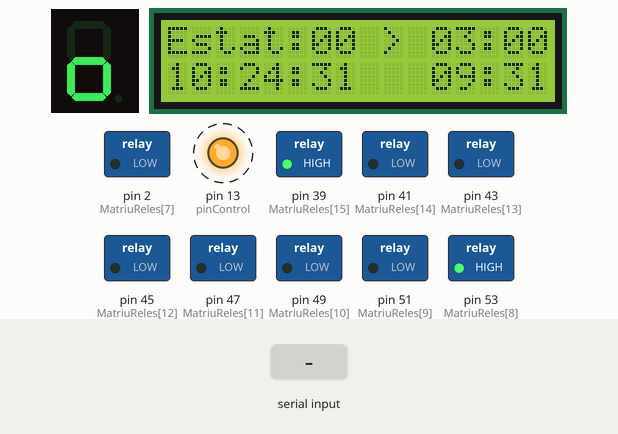
The sketch below on a simulated Arduino Mega 2560, built with avr-gcc and run on an emulated ATmega2560. On the bench: 1-digit seven-segment display, 16×2 character LCD, switched loads named in the sketch (green lamp = pin HIGH), output pins drawn as LEDs (lit = HIGH). Wiring (inferred from the names in the program): 1-digit 7-segment display, segments lit when LOW: segments pin 9, pin 8, pin 7, pin 6, pin 5, pin 4, pin 3. Dashed ring = blinking. The test bench sets the inputs (shaded band). The local clock reads 2024-03-15 10:24:30 at power-on unless the sketch sets it; the segment pins are drawn as the display they are named for; the audio player accepts every command and is not drawn; pins used as bus, display or sensor lines are not drawn; what the sketch prints to the serial monitor is not drawn.

Above: at 1.4 s.
1.5 s: "90,45\n" received over Serial
At 3.5 s:
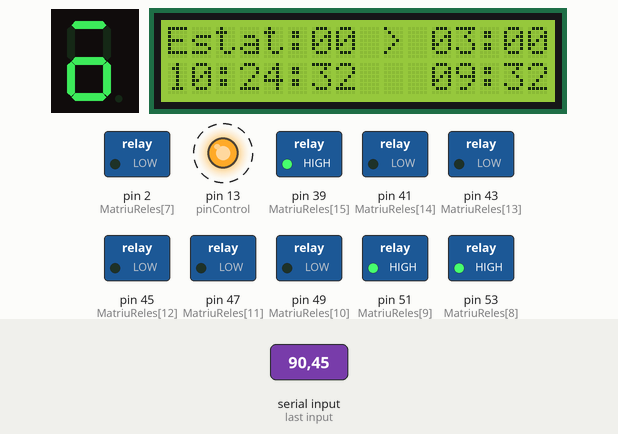
4.4 s: byte 90 (90) received over Serial
6.9 s: "88\n" received over the second serial link
At 8.8 s:
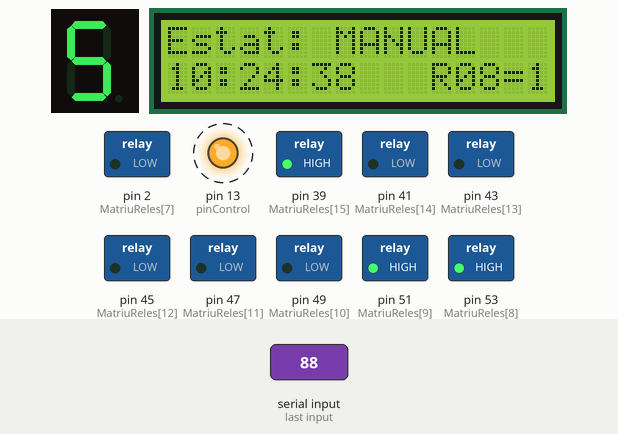
9.6 s: byte 88 (88) received over Serial
At 10.5 s:
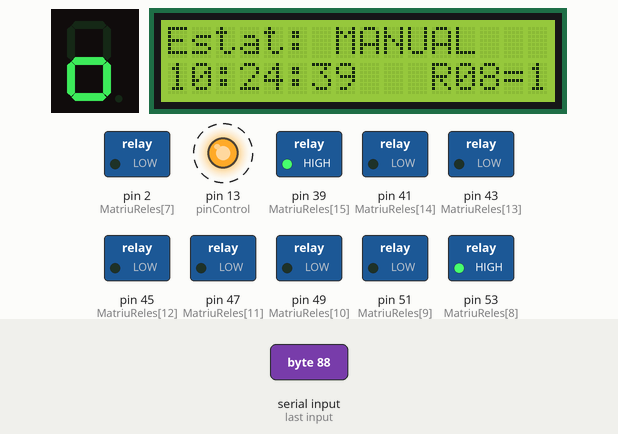
12.6 s: "30,150\n" received over Serial
At 14.0 s:
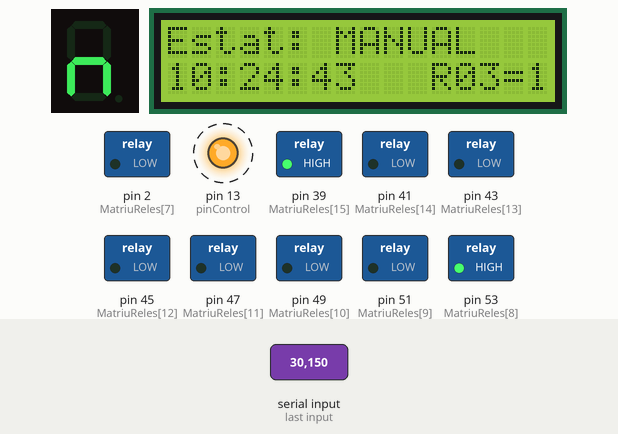
15.6 s: "30,150\n" received over the second serial link
At 17.2 s:
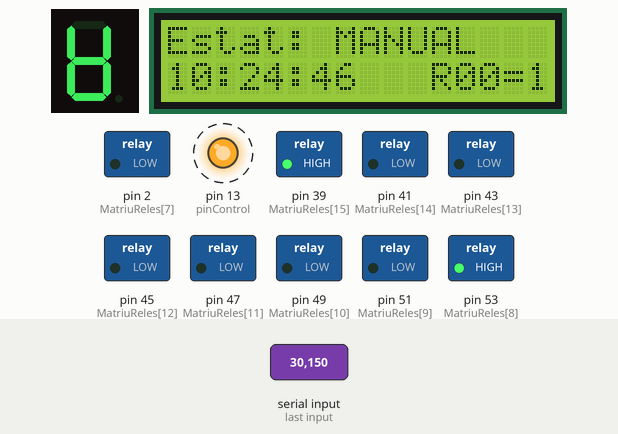
Timing chart, 0 to 20.9 s (numbered marks = the images above; inputs shaded):
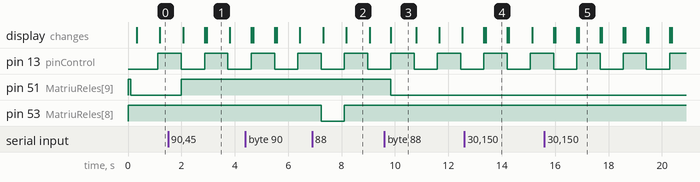

Measured:
- after the input at 1.5 s, pin 51 (MatriuReles[9]): LOW → HIGH after 0.49 s; the display: first differs from a run without the input after 1.4 s (image 1 shows a later state)
- after the input at 6.9 s, pin 53 (MatriuReles[8]): HIGH → LOW after 0.34 s, → HIGH 0.87 s later; the display: first changes after 0.41 s (image 2 shows a later state)
- after the input at 9.6 s, pin 51 (MatriuReles[9]): HIGH → LOW after 0.25 s; the display: changes after 0.25 s (image 3)
- after the input at 12.6 s, the display: first changes after 0.73 s (image 4 shows a later state)
- after the input at 15.6 s, the display: first changes after 0.34 s (image 5 shows a later state)
- by itself, pin 13 (pinControl): alternates HIGH for 0.87 s and LOW for 0.87 s
- what the display in image 1 shows lasts 0.9 s, from 2.9 s to 3.8 s

The sketch:

PESSEBRE.ino
```cpp
//4-12-2016

#include <Wire.h>
#include <SoftwareSerial.h>
#include <DFPlayer_Mini_Mp3.h>
#include <DS1302.h>
#include <LiquidCrystal.h>

uint8_t RST_PIN = 52; //RST pin attach to BLANC
uint8_t SDA_PIN = 50; //IO pin attach to LILA
uint8_t SCL_PIN = 48; //clk Pin attach to GROC
DS1302 rtc(RST_PIN, SDA_PIN, SCL_PIN);//create a variable type of DS1302

/*
  Now we need a LedControl to work with.
 ***** These pin numbers will probably not work with your hardware *****
  pin 12 is connected to the DataIn
  pin 11 is connected to the CLK
  pin 10 is connected to LOAD
  We have only a single MAX72XX.
*/
LiquidCrystal lcd(22, 24, 26, 28, 30, 32);


long TempsInicial;
long TempsActual;
int ReproduintDia;
int ReproduintNit;
long TempsReproduccioDia;
long TempsReproduccioNit;
int repmusica;
int EstatMusica;
int Test = 0;
int indexPrint = 0;
int old_sec = 0;
int indexEstat = 0;
String displayManual = "";

int pinControl = 13;
int indexControl = 0;

int control = 0;

int modeAutomatic = 1;
int modeAnterior = 1;

const int Reles = 16; //Num de reles
const int Estats = 13; //Num estats

SoftwareSerial mySerial(10, 11); // Serial mp3 groc10 taronja11

//SoftwareSerial mySerialControl(37, 29); // R T
//SoftwareSerial mySerialBT(34, 36); // R T

//MatriuHoraInici
int MatriuHoraInici[Estats][2] = {
  // {0,0},{5,0},{10,0},{15,0},{20,0},{25,0},{25,40},{26,20},{27,0},{27,30},{27,50},{28,20},{29,10}  //loop 30 min
  {0, 0}, {3, 0}, {4, 0}, {9, 0}, {11, 0}, {12, 0}, {12, 20}, {13, 10}, {13, 30}, {13, 55}, {14, 10}, {14, 20}, {14, 30} //loop 15 min
  // {0,0},{3,0},{4,0},(9,0},{11,0},{12,0},{12,20},{13,10},{13,30},{13,55},{14,10},{14,20},{14,30}  //loop 15 min
  //(0, 0}, {0, 10}, {0, 20}, {0, 30}, {0, 40}, {0, 50}, {1, 0}, {1, 10}, {1, 20}, {1, 30}, {1, 40}, {1, 50}, {2, 0}
};

// el relé+1 indica la cançó a tocar
int MatriuEstats[Estats][Reles + 1] = {
  //Dia
  //1,2,3,4,5,6,7,8,9,0,1,2,3,4,5,6,7
  {1, 1, 0, 0, 0, 1, 0, 0, 1, 0, 0, 0, 0, 0, 0, 1, 1},
  {1, 1, 0, 0, 0, 1, 0, 0, 1, 0, 0, 0, 0, 0, 1, 1, 1},
  {1, 1, 0, 0, 0, 1, 0, 0, 1, 0, 0, 0, 0, 0, 0, 1, 1},
  {1, 1, 0, 0, 0, 1, 0, 0, 1, 0, 0, 0, 0, 0, 1, 1, 1},
  {1, 1, 0, 0, 0, 1, 0, 0, 1, 0, 0, 0, 0, 0, 0, 1, 1},

  //Nit
  //1,2,3,4,5,6,7,8,9,0,1,2,3,4,5,6,7
  {0, 1, 0, 0, 1, 0, 1, 1, 1, 0, 1, 0, 0, 0, 1, 1, 1},
  {0, 1, 0, 0, 0, 0, 1, 1, 1, 0, 1, 0, 0, 0, 1, 1, 2},
  {0, 1, 0, 1, 0, 0, 0, 1, 1, 0, 1, 0, 0, 0, 1, 1, 2},
  {0, 1, 0, 0, 0, 0, 0, 0, 1, 0, 1, 0, 0, 0, 1, 1, 2},
  //Encesa banderes
  {0, 1, 0, 1, 1, 0, 1, 1, 1, 0, 1, 0, 0, 0, 0, 1, 2},
  //continua nit
  {0, 1, 0, 0, 0, 0, 0, 0, 1, 0, 1, 0, 0, 0, 1, 1, 2},
  {0, 1, 0, 0, 0, 0, 0, 1, 1, 0, 1, 0, 0, 0, 1, 1, 2},
  {0, 1, 0, 0, 0, 0, 0, 0, 1, 0, 1, 0, 0, 0, 1, 1, 2}
};

// Definició dels relés en docment a part
//
int MatriuReles[Reles] = {9, 8, 7, 6, 5, 4, 3, 2, 53, 51, 49, 47, 45, 43, 41, 39};

//Variables de temps RTC
int mi, ho, se;

//Valor del serial Bluetooth
char val;

//Variable Rellotge
//RTC_DS1307 RTC;


////////////////////////////////////////////////////////////////////////////////

void setup()
{

  InitSerial();

  //Posar a hora
  // Time t(2016, 12, 16, 20, 45, 0, 0);//initialize the time
  // rtc.time(t);


  Serial.println("Start init");
  TempsInicial = millis();
  InitPins();//Inicialitzem tots els pins


  TempsReproduccioDia = 136000; //Dura 2 minuts i 16 segons
  TempsReproduccioNit = 92000; //Dura 1 minut i 32 segons

  //Incialitzem MP3
  mySerial.begin (9600);

  mp3_set_serial (mySerial);  //set softwareSerial for DFPlayer-mini mp3 module
  mp3_set_volume (20);
  mp3_stop ();


  lcd.begin(16, 2);
  // Print a message to the LCD.
  lcd.print("Iniciant...");

  ReproduintDia = 0;
  ReproduintNit = 0;


  TempsInicial = 0;
  TempsActual = 0;


  repmusica = 1;
  EstatMusica = 0;
  canviEstatInicial();
  Serial.println("Finish init");
}
////////////////////////////////////////////////////////////////////////////////

void loop()
{


  //mp3_stop();

  llegirSerie();
  llegirSerieBt();
  if (modeAutomatic == 1)
  {
    Automatic();
  }
  else
  {
    if (modeAnterior == 1)
    {
      resetEstat(0);
      modeAnterior = 0;
    }
    pintaSegments(0, 0, 0);

  }


  delay(800);
  digitalWrite(pinControl, !digitalRead(pinControl));

  if (modeAnterior = 0)
  {
    Time t = rtc.time();


    int hora = (int)t.hr;
    int mi = (int)t.min;
    int se = (int)t.sec;
    // lc.setChar(0, 7, '-', false);

  }
}


/////////////////////////////////////////////////////////////////////////////////

void InitPins()
{
  for (int i = 0; i < Reles; i++)
  {
    pinMode(MatriuReles[i], OUTPUT);
    digitalWrite(MatriuReles[i], LOW);
  }
  pinMode(pinControl, OUTPUT);
  digitalWrite(MatriuReles[8], HIGH); //Dimmer dia
  digitalWrite(MatriuReles[9], HIGH); //Fum
}

/////////////////////////////////////////////////////////////////////////////////

//Inicialitzar POt Serie
void InitSerial()
{
  Serial.begin(9600);
  Serial3.begin(9600);
}
//////////////////////////////////////////////////////////////////////////////////////

void TestMusica()
{
  mp3_play(1);
  delay(30000);
}

///////////////////////////////////////////////////////////////////////////////////////

void reset()
{
  digitalWrite(39, HIGH);
}

/////////////////////////////////////////////////////////////////////////////////////

void TestReles()
{
  for (int i = 0; i < Reles; i++)
  {
    Serial.println("Rele: " + String(i + 1) + " Pin: " + String(MatriuReles[i]) + " HIGH");
    digitalWrite(MatriuReles[i], HIGH);
    delay(5000);

    Serial.println("Rele: " + String(i + 1) + " Pin: " + String(MatriuReles[i]) + " LOW");
    digitalWrite(MatriuReles[i], LOW);
    delay(2000);
  }
}
////////////////////////////////////////////////////////////////////////////////
void pintaSegments( int minu, int seg, int eventActual)
{
  lcd.begin(16, 2);

  String cad = "Estat:";
  if (modeAutomatic == 0)
  {
    cad += " MANUAL";
  }
  else
  {
    cad += (eventActual / 10);
    cad += (eventActual % 10);


    int seguentEstat = eventActual + 1;
    cad += " > ";
    if (seguentEstat >= Estats)
    {
      seguentEstat = 0;
      cad += "15:00";
    }
    else
    {
      int hestat =  MatriuHoraInici [seguentEstat][0];
      cad += (hestat / 10);
      cad += (hestat % 10);
      cad += ":";
      hestat =  MatriuHoraInici [ seguentEstat][1];
      cad += (hestat / 10);
      cad += (hestat % 10);
    }
  }


  lcd.print( cad);

  cad = "";
  lcd.setCursor(0, 1);
  Time t = rtc.time();


  int hora = (int)t.hr;
  int mi = (int)t.min;
  int se = (int)t.sec;
  cad += (hora / 10);
  cad += (hora % 10);
  cad += ":";
  cad += (mi / 10);
  cad += (mi % 10);
  cad += ":";
  cad += (se / 10);
  cad += (se % 10);
  if (modeAutomatic == 0)
  {
    cad += "   " + displayManual;
  }

  else
  {

    cad += "   ";


    cad += (minu / 10);
    cad += (minu % 10);
    cad += ":";
    cad += ( seg / 10);
    cad += (seg % 10);
  }


  lcd.print(cad);

}


void Automatic()
{
  indexPrint++;

  Musica();

  Time t = rtc.time();


  int hora = (int)t.hr;
  int mi = (int)t.min;
  int se = (int)t.sec;


  if (indexPrint == 10)
  {
    Serial.print(hora, DEC);
    Serial.print(":");
    Serial.print(mi, DEC);

    Serial.print(":");
    Serial.println(se, DEC);


  }


  // sequencia rapida
  if (mi >= 15)
  {
    int factor = mi / 15;
    mi = mi - factor * 15;
  }
  if (indexPrint == 10)
  {
    Serial.println("Minuts modificats: " + (String) mi + ":" + (String) se);
    Serial.println("Estat actual: " + (String) indexEstat);
    indexPrint = 0;

  }

  //escriure info
  pintaSegments(mi, se, indexEstat);


  //if (mi >= 30) mi = mi - 30;  //repetir cada 1/2 hora;


  //Primer comprovem si hora+minut correspon a algun estat
  for (int i = 0; i < Estats; i++)
  {
    //Serial.println("Minuts(Actual/Estat): " + String(mi) + "/" + String(MatriuHoraInici[i][0]) + " Segons(Actual/Estat): " + String(se) + "/" + String(MatriuHoraInici[i][1]));
    //Cas que el minut i la hora coincideixin per activar un rele
    if (MatriuHoraInici[i][0] == mi and MatriuHoraInici[i][1] == se)
    {
      Serial.println("Canvi d'estat: " + String(i));
      indexEstat = i;
      //Mirem quins reles s'han d'activar per aquest estat
      for (int j = 0; j < (Reles + 1); j++)
      {
        if (j == (Reles))
        {
          repmusica = MatriuEstats[i][j];

        }
        else
        {
          if (MatriuEstats[i][j] == 1) digitalWrite(MatriuReles[j], HIGH);

          if (MatriuEstats[i][j] == 0) digitalWrite(MatriuReles[j], LOW);
        }

      }

      delay(1000);

    }
  }
}

void canviEstatInicial()
{
  for (int j = 0; j < (Reles + 1); j++)
  {

    if (MatriuEstats[0][j] == 1) digitalWrite(MatriuReles[j], HIGH);

    if (MatriuEstats[0][j] == 0) digitalWrite(MatriuReles[j], LOW);
    Serial.println("Rele " + (String) j + " = " + MatriuEstats[0][j]);

  }

}
////////////////////////////////////////////////////////////////////////////////

void Musica()
{
  //  Serial.print(repmusica);
  //  Serial.print("..." );
  //  Serial.print((String) EstatMusica );
  //  Serial.println("." );
  if (repmusica != EstatMusica)
  {
    ReproduintDia = 0;
    ReproduintNit = 0;
    EstatMusica = repmusica;
    TempsInicial = millis();

  }


  if (repmusica == 1)
  {

    TempsActual = millis();

    if ((TempsActual - TempsInicial) < TempsReproduccioDia)
    {
      if (ReproduintDia == 0)
      {
        Serial.println("Play musica Dia");
        mp3_play(1);
        TempsInicial = millis();
        ReproduintDia = 1;
        ReproduintNit = 0;
      }
    }
    else
    {
      ReproduintDia = 0;
      TempsInicial = millis();
    }
  }
  else
  {
    TempsActual = millis();
    if ((TempsActual - TempsInicial) < TempsReproduccioNit)
    {
      if (ReproduintNit == 0)
      {
        Serial.println("Play musica Nit");
        mp3_play(2);
        TempsInicial = millis();
        ReproduintNit = 1;
        ReproduintDia = 0;
      }
    }
    else
    {
      ReproduintNit = 0;
      TempsInicial = millis();
    }


  }


}

////////////////////////////////////////////////////////////////////////////////

void resetEstat(int estat)
{
  int i = estat;
  for (int j = 0; j < (Reles + 1); j++)
  {
    if (j == (Reles))
    {
      repmusica = MatriuEstats[i][j];

    }
    else
    {
      if (MatriuEstats[i][j] == 1) digitalWrite(MatriuReles[j], HIGH);

      if (MatriuEstats[i][j] == 0) digitalWrite(MatriuReles[j], LOW);
    }

  }

  Serial.println("Canvi a estat " + (String) i);
}

///////////////////////////////////////////////////////////////////////////////////////////////////////////


/////////////////////////////////////////////////////////////////////////////////////////////////////////////

void llegirSerie()
{

  if (Serial.available() > 0)
  {
    // read the incoming byte:
    int incomingByte = Serial.read();

    decodificaSerie(incomingByte);

  }
}
void llegirSerieBt()
{
  //Serial.print(".");
  if (Serial3.available())
  {
    //Serial.println("BT");
    // read the incoming byte:
    int incomingByte = Serial3.read();

    decodificaSerie(incomingByte);

  }
}
void decodificaSerie (int incomingByte)
{
  int car = 0;
  if (incomingByte > 47) //ignorar caracters estranys
  {
    if ((incomingByte > 47) && (incomingByte < 59))
    {
      car = incomingByte - 48;
    }
    if ((incomingByte > 64) && (incomingByte < 71))
    {
      car = incomingByte - 55;
    }
    if ((incomingByte > 96) && (incomingByte < 123))
    {
      car = incomingByte - 87;
    }

    if (incomingByte == 88 or incomingByte == 120) // X
    {
      resetEstat(0);

    }
    else
    {
      if (incomingByte == 90 or incomingByte == 122) // Z
      {
        if (modeAutomatic == 1)
        {
          modeAutomatic = 0;
          Serial.println("Pas a mode manual");
          displayManual = "";
        }
        else
        {
          modeAutomatic = 1;
          Serial.println("Pas a mode automatic");
        }

      }
      else
      {


        digitalWrite(MatriuReles[car], !digitalRead (MatriuReles[car]));


        Serial.println("Canvi rele " + (String) car + " a " + (String) digitalRead (MatriuReles[car]));
        displayManual = "R";
        displayManual += car / 10;
        displayManual += car % 10;
        displayManual += "=" + (String) digitalRead (MatriuReles[car]);
      }

    }
  }

}
```
